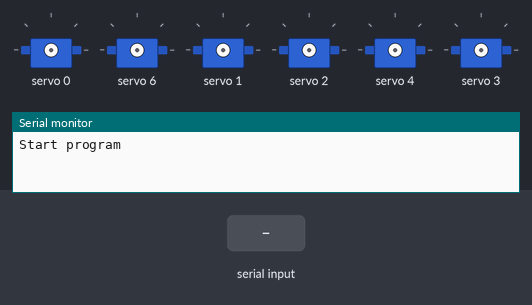
A sketch run on a simulated Arduino Uno, built with avr-gcc and run on an emulated ATmega328P. On the bench: 6 × servo, the last lines printed to the serial monitor. The test bench sets the inputs (shaded band).

Above: at 1.2 s.
1.3 s: "start" received over Serial
At 4.2 s:
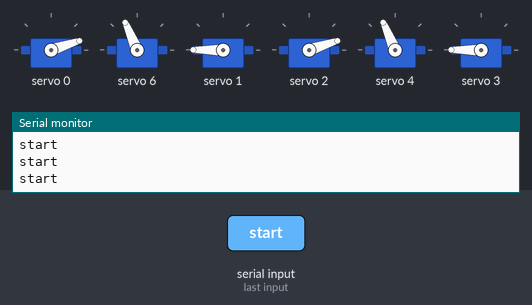
4.3 s: "sDown" received over Serial
At 5.9 s:
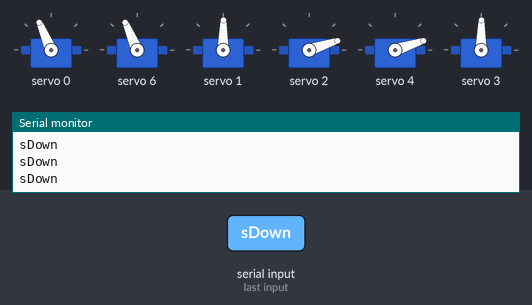
6.8 s: "sMin" received over Serial
At 9.0 s:
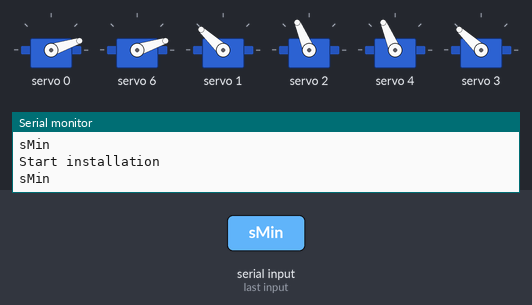
9.3 s: "sMax" received over Serial
At 11.2 s:
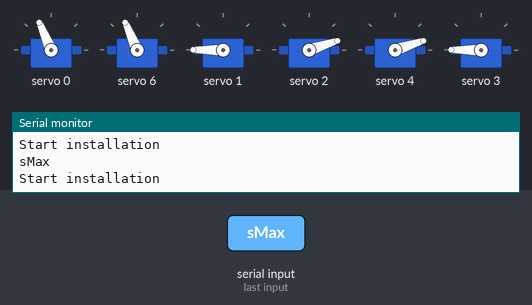
11.8 s: "testMax" received over Serial
20.8 s: "start" received over Serial
At 22.92 s:
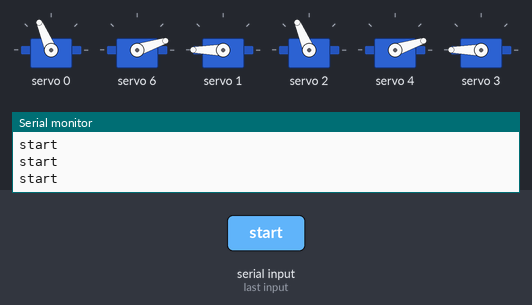
Timing chart, 0 to 24.8 s (numbered marks = the images above; inputs shaded):
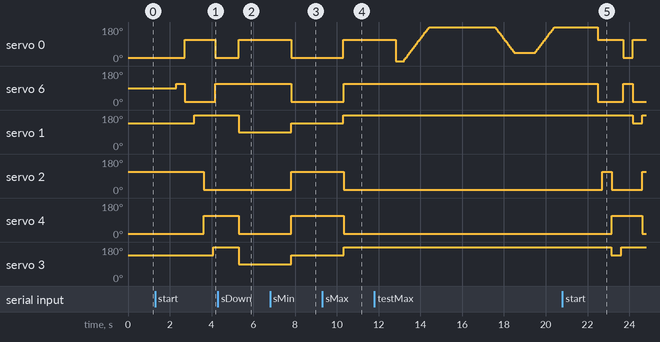

Measured:
- after the input at 1.3 s, servo 0: 18° → 113° after 1.4 s, → 18° 1.5 s later; servo 6: 90° → 113° after 1.0 s, → 18° 0.40 s later, → 113° 1.5 s later; servo 1: 137° → 180° after 1.9 s; servo 2: 113° → 18° after 2.3 s; servo 4: 18° → 113° after 2.3 s
- after the input at 4.3 s, servo 6: stays 113° (without the input it goes to 18° after 0.33 s); servo 2: stays 18° (without the input it goes to 113° after 0.79 s)
- after the input at 6.8 s, servo 0, servo 6: 113° → 18° after 1.0 s; servo 1, servo 3: 89° → 137° after 1.0 s; servo 2, servo 4: 18° → 113° after 1.0 s
- after the input at 9.3 s, servo 0, servo 6: 18° → 113° after 1.0 s; servo 1, servo 3: 137° → 180° after 1.0 s; servo 2, servo 4: 113° → 18° after 1.0 s
- after the input at 20.8 s, servo 6: 113° → 18° after 1.7 s, → 113° 1.2 s later, → 18° 0.45 s later; servo 1: 180° → 137° after 3.4 s, → 180° 0.46 s later; servo 2: 18° → 113° after 1.9 s, → 18° 0.45 s later, → 113° 1.5 s later; servo 4: 18° → 113° after 2.3 s, → 18° 1.5 s later; servo 3: 180° → 137° after 2.3 s, → 180° 0.46 s later

The sketch:

heksapod.ino
```cpp
#include <Wire.h>
#include "positions.h"

unsigned long periodRuning;

unsigned long speedGo = 8;
unsigned long formTime = 0;

String currentComand = "";
void setup()
{

  pwm.begin();
  pwm.setPWMFreq(50);
  Serial.begin(9600);
  Serial.print("Start program");
}

void delayServo(void runFunc(), int currentdely, int currentdely1)
{
  if (periodRuning > currentdely && periodRuning < currentdely1)
  {
    runFunc();
  }
}

void loop()
{

  if (periodRuning < formTime)
  {
    periodRuning = periodRuning + speedGo;
  }
  else
  {
    periodRuning = 0;
  }
  if (Serial.available() > 0)
  {
    currentComand = Serial.readString();
  }
  Serial.println(currentComand);
  if (currentComand.indexOf("start") > -1)
  {
    formTime = 2100;
    delayServo(TOP_LEFT_TWO_MIN, 500, 600);
    delayServo(TOP_LEFT_FIRST_MIN, 0, 500);
    delayServo(TOP_LEFT_FIRST_MAX, 500, 1000);
    delayServo(TOP_LEFT_TWO_MAX, 1000, 1100);

    delayServo(TOP_RIGHT_TWO_MIN, 1500, 1600);
    delayServo(TOP_RIGHT_FIRST_MIN, 1000, 1500);
    delayServo(TOP_RIGHT_FIRST_MAX, 1500, 2000);
    delayServo(TOP_RIGHT_TWO_MAX, 2000, 2100);

    delayServo(BOTTOM_RIGHT_FIRST_MIN, 500, 1000);
    delayServo(BOTTOM_RIGHT_FIRST_MAX, 0, 500);

    delayServo(BOTTOM_LEFT_FIRST_MAX, 1000, 1500);
    delayServo(BOTTOM_LEFT_FIRST_MIN, 1500, 2000);
  }

  if (currentComand.indexOf("read") > -1)
  {
    Serial.println("Start read");
    Serial.print("TOP_LEFT_FIRST: - ");
    Serial.println(digitalRead(TOP_LEFT_FIRST));
  }
  if (currentComand.indexOf("sDown") > -1)
  {
    TOP_LEFT_SECOND_DOWN();
    TOP_RIGHT_SECOND_DOWN();
    TOP_LEFT_FIRST_MAX();
    TOP_RIGHT_FIRST_MAX();
    BOTTOM_LEFT_FIRST_MAX();
    BOTTOM_RIGHT_FIRST_MAX();
  }
  if (currentComand.indexOf("sMin") > -1)
  {
    Serial.println("Start installation");
    TOP_LEFT_FIRST_MIN();
    TOP_LEFT_TWO_MIN();
    TOP_RIGHT_FIRST_MIN();
    TOP_RIGHT_TWO_MIN();
    BOTTOM_LEFT_FIRST_MIN();
    BOTTOM_RIGHT_FIRST_MIN();
  }
  if (currentComand.indexOf("sMax") > -1)
  {
    Serial.println("Start installation");
    TOP_LEFT_FIRST_MAX();
    TOP_LEFT_TWO_MAX();
    TOP_RIGHT_FIRST_MAX();
    TOP_RIGHT_TWO_MAX();
    BOTTOM_LEFT_FIRST_MAX();
    BOTTOM_RIGHT_FIRST_MAX();
  }
  if (currentComand.indexOf("testMax") > -1)
  {
    servoRotation(0, 0, 4000);
    delay(1000);
    servoRotation(0, 4000, 1000);
    delay(1000);
    servoRotation(0, 1000, 4000);
  }
}
```

positions.h
```cpp
#include <Adafruit_PWMServoDriver.h>

Adafruit_PWMServoDriver pwm = Adafruit_PWMServoDriver();

int TOP_LEFT_FIRST = 0;
int TOP_LEFT_TWO = 1;

int TOP_RIGHT_FIRST = 2;
int TOP_RIGHT_TWO = 3;

int BOTTOM_LEFT_FIRST = 4;
int BOTTOM_LEFT_TWO = 5;

int BOTTOM_RIGHT_FIRST = 6;
int BOTTOM_RIGHT_TWO = 7;

int MAX_TWO = 200;
int MIN_TWO = 150;

int MAX_ONE = 350;
int MIN_ONE = 150;

void setServo(int port, int angle)
{
  pwm.setPWM(port, 0, angle);
}
// if from = 150 and to = 350
void servoRotation (int port, int from, int to) {
  if (from > to) {
     for (uint16_t microsec = from; microsec > to; microsec--) {
        pwm.writeMicroseconds(port, microsec);
      }
  } else {
    for (uint16_t microsec = from; microsec < to; microsec++) {
      pwm.writeMicroseconds(port, microsec);
    }
  }
}

// left hand first
void TOP_LEFT_FIRST_MAX() {
  setServo(TOP_LEFT_FIRST, 350);
}
void TOP_LEFT_FIRST_MIN() {
  setServo(TOP_LEFT_FIRST, 150);
}

// left hand second
void TOP_LEFT_TWO_MIN() {
  setServo(TOP_LEFT_TWO, 400);
}
void TOP_LEFT_TWO_MAX() {
  setServo(TOP_LEFT_TWO, 500);
}
void TOP_LEFT_SECOND_DOWN() {
  setServo(TOP_LEFT_TWO, 300);
}

// bottom left hand
void BOTTOM_LEFT_FIRST_MAX() {
  setServo(BOTTOM_LEFT_FIRST, MIN_TWO); // 350
}
void BOTTOM_LEFT_FIRST_MIN() {
  setServo(BOTTOM_LEFT_FIRST, 350);
}

// right hand
void TOP_RIGHT_FIRST_MIN() {
  setServo(TOP_RIGHT_FIRST, 350); // 150
}
void TOP_RIGHT_FIRST_MAX() {
  setServo(TOP_RIGHT_FIRST, 150);
}

// Rignt hand second
void TOP_RIGHT_TWO_MIN() {
  setServo(TOP_RIGHT_TWO, 400);
}
void TOP_RIGHT_TWO_MAX() {
  setServo(TOP_RIGHT_TWO, 500);
}
void TOP_RIGHT_SECOND_DOWN() {
  setServo(TOP_RIGHT_TWO, 300);
}


// right Hand and two servo


// --------------------- two hand ------------
// --------------------- first hand ------------

// left Hand and first servo
// max 350
// min 150


// right Hand and first servo
// max 150
//  min 350


// bottom left Hand and one servo
// max 350
// min 150


void BOTTOM_RIGHT_FIRST_MAX() {
  setServo(BOTTOM_RIGHT_FIRST, MAX_ONE); // 350
}
void BOTTOM_RIGHT_FIRST_MIN() {
  setServo(BOTTOM_RIGHT_FIRST, MIN_ONE);
}
```
